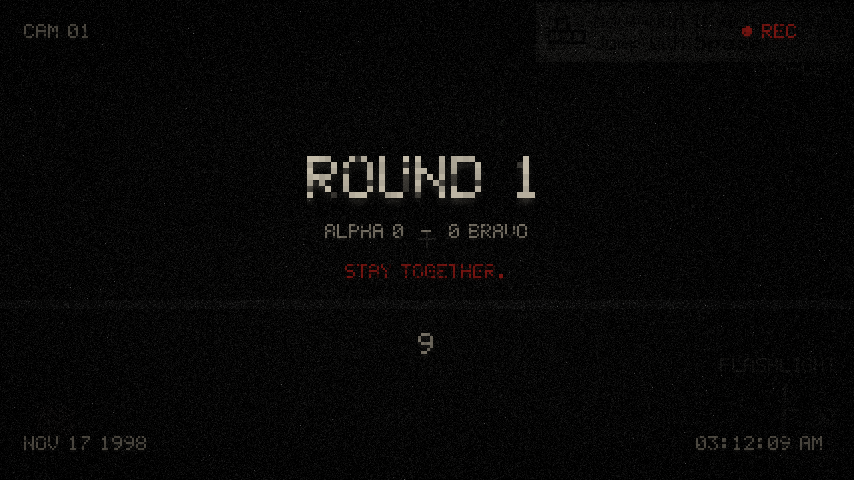
#> input picture docs/previews/horror_mock_banner.png, 854 x 480 px
$ python -i mock_horror.py   (imports and definitions only)
#> lines starting #> are read from the running program, lines starting #| are printed output that depends on the picture; after the words box and inside, x2 and y2 are one past the last pixel; in counts of white or black regions, pixels touching at a corner belong together
### tools/assets/make_gui.py
"""Generates the VHS-style GUI assets: bitmap font, round banner plate, screen overlays,
fear heart (anatomical), flashlight battery, slots and the inventory screen.

Usage: python -I tools/assets/make_gui.py <repo root>
Everything is drawn here from scratch, including the 5x7 pixel font, so no third-party fonts are used.
Previews: docs/previews/gui_*.png
"""
import json
import sys
from pathlib import Path

import numpy as np
from PIL import Image

# ---------------------------------------------------------------- 5x7 font
# Each glyph is 7 rows of 5 chars ('#' = pixel). Lowercase letters reuse the uppercase shapes.
G = {
    "A": [" ### ", "#   #", "#   #", "#####", "#   #", "#   #", "#   #"],
    "B": ["#### ", "#   #", "#   #", "#### ", "#   #", "#   #", "#### "],
    "C": [" ### ", "#   #", "#    ", "#    ", "#    ", "#   #", " ### "],
    "D": ["#### ", "#   #", "#   #", "#   #", "#   #", "#   #", "#### "],
    "E": ["#####", "#    ", "#    ", "#### ", "#    ", "#    ", "#####"],
    "F": ["#####", "#    ", "#    ", "#### ", "#    ", "#    ", "#    "],
    "G": [" ### ", "#   #", "#    ", "# ###", "#   #", "#   #", " ####"],
    "H": ["#   #", "#   #", "#   #", "#####", "#   #", "#   #", "#   #"],
    "I": [" ### ", "  #  ", "  #  ", "  #  ", "  #  ", "  #  ", " ### "],
    "J": ["  ###", "   # ", "   # ", "   # ", "   # ", "#  # ", " ##  "],
    "K": ["#   #", "#  # ", "# #  ", "##   ", "# #  ", "#  # ", "#   #"],
    "L": ["#    ", "#    ", "#    ", "#    ", "#    ", "#    ", "#####"],
    "M": ["#   #", "## ##", "# # #", "# # #", "#   #", "#   #", "#   #"],
    "N": ["#   #", "#   #", "##  #", "# # #", "#  ##", "#   #", "#   #"],
    "O": [" ### ", "#   #", "#   #", "#   #", "#   #", "#   #", " ### "],
    "P": ["#### ", "#   #", "#   #", "#### ", "#    ", "#    ", "#    "],
    "Q": [" ### ", "#   #", "#   #", "#   #", "# # #", "#  # ", " ## #"],
    "R": ["#### ", "#   #", "#   #", "#### ", "# #  ", "#  # ", "#   #"],
    "S": [" ####", "#    ", "#    ", " ### ", "    #", "    #", "#### "],
    "T": ["#####", "  #  ", "  #  ", "  #  ", "  #  ", "  #  ", "  #  "],
    "U": ["#   #", "#   #", "#   #", "#   #", "#   #", "#   #", " ### "],
    "V": ["#   #", "#   #", "#   #", "#   #", "#   #", " # # ", "  #  "],
    "W": ["#   #", "#   #", "#   #", "# # #", "# # #", "# # #", " # # "],
    "X": ["#   #", "#   #", " # # ", "  #  ", " # # ", "#   #", "#   #"],
    "Y": ["#   #", "#   #", " # # ", "  #  ", "  #  ", "  #  ", "  #  "],
    "Z": ["#####", "    #", "   # ", "  #  ", " #   ", "#    ", "#####"],
    "0": [" ### ", "#   #", "#  ##", "# # #", "##  #", "#   #", " ### "],
    "1": ["  #  ", " ##  ", "  #  ", "  #  ", "  #  ", "  #  ", " ### "],
    "2": [" ### ", "#   #", "    #", "   # ", "  #  ", " #   ", "#####"],
    "3": ["#####", "   # ", "  #  ", "   # ", "    #", "#   #", " ### "],
    "4": ["   # ", "  ## ", " # # ", "#  # ", "#####", "   # ", "   # "],
    "5": ["#####", "#    ", "#### ", "    #", "    #", "#   #", " ### "],
    "6": ["  ## ", " #   ", "#    ", "#### ", "#   #", "#   #", " ### "],
    "7": ["#####", "    #", "   # ", "  #  ", " #   ", " #   ", " #   "],
    "8": [" ### ", "#   #", "#   #", " ### ", "#   #", "#   #", " ### "],
    "9": [" ### ", "#   #", "#   #", " ####", "    #", "   # ", " ##  "],
    ".": ["     ", "     ", "     ", "     ", "     ", " ##  ", " ##  "],
    ",": ["     ", "     ", "     ", "     ", " ##  ", "  #  ", " #   "],
    ":": ["     ", " ##  ", " ##  ", "     ", " ##  ", " ##  ", "     "],
    ";": ["     ", " ##  ", " ##  ", "     ", " ##  ", "  #  ", " #   "],
    "!": ["  #  ", "  #  ", "  #  ", "  #  ", "  #  ", "     ", "  #  "],
    "?": [" ### ", "#   #", "    #", "   # ", "  #  ", "     ", "  #  "],
    "'": ["  #  ", "  #  ", " #   ", "     ", "     ", "     ", "     "],
    '"': [" # # ", " # # ", "     ", "     ", "     ", "     ", "     "],
    "-": ["     ", "     ", "     ", "#####", "     ", "     ", "     "],
    "+": ["     ", "  #  ", "  #  ", "#####", "  #  ", "  #  ", "     "],
    "=": ["     ", "     ", "#####", "     ", "#####", "     ", "     "],
    "/": ["    #", "    #", "   # ", "  #  ", " #   ", "#    ", "#    "],
    "(": ["   # ", "  #  ", " #   ", " #   ", " #   ", "  #  ", "   # "],
    ")": [" #   ", "  #  ", "   # ", "   # ", "   # ", "  #  ", " #   "],
    "[": [" ### ", " #   ", " #   ", " #   ", " #   ", " #   ", " ### "],
    "]": [" ### ", "   # ", "   # ", "   # ", "   # ", "   # ", " ### "],
    "<": ["   # ", "  #  ", " #   ", "#    ", " #   ", "  #  ", "   # "],
    ">": [" #   ", "  #  ", "   # ", "    #", "   # ", "  #  ", " #   "],
    "#": [" # # ", " # # ", "#####", " # # ", "#####", " # # ", " # # "],
    "%": ["##   ", "##  #", "   # ", "  #  ", " #   ", "#  ##", "   ##"],
    "&": [" ##  ", "#  # ", "# #  ", " #   ", "# # #", "#  # ", " ## #"],
    "*": ["     ", "  #  ", "# # #", " ### ", "# # #", "  #  ", "     "],
    "_": ["     ", "     ", "     ", "     ", "     ", "     ", "#####"],
    "|": ["  #  ", "  #  ", "  #  ", "  #  ", "  #  ", "  #  ", "  #  "],
    "@": [" ### ", "#   #", "# ###", "# # #", "# ###", "#    ", " ####"],
    "$": ["  #  ", " ####", "# #  ", " ### ", "  # #", "#### ", "  #  "],
    "^": ["  #  ", " # # ", "#   #", "     ", "     ", "     ", "     "],
    "~": ["     ", "     ", " #   ", "# # #", "   # ", "     ", "     "],
    "`": [" #   ", "  #  ", "     ", "     ", "     ", "     ", "     "],
    "\\": ["#    ", "#    ", " #   ", "  #  ", "   # ", "    #", "    #"],
    "{": ["   ##", "  #  ", "  #  ", " #   ", "  #  ", "  #  ", "   ##"],
    "}": ["##   ", "  #  ", "  #  ", "   # ", "  #  ", "  #  ", "##   "],
    # Extra camcorder symbols.
    "▶": ["#    ", "##   ", "###  ", "#### ", "###  ", "##   ", "#    "],  # play
    "●": ["     ", " ### ", "#####", "#####", "#####", " ### ", "     "],  # rec dot
    "■": ["     ", "#####", "#####", "#####", "#####", "#####", "     "],  # stop
    "♥": ["     ", " # # ", "#####", "#####", " ### ", "  #  ", "     "],  # heart
}
# Cyrillic (Russian translation, 0.8.0). Same 5x7 grid. A glyph may have 8 rows: the 8th goes into
# the descender row (Д, Ц, Щ). TOP holds a mark drawn in the top padding row (Ё, Й).
G.update({
    "А": G["A"], "В": G["B"], "Е": G["E"], "К": G["K"], "М": G["M"], "Н": G["H"], "О": G["O"],
    "Р": G["P"], "С": G["C"], "Т": G["T"], "Х": G["X"], "Ё": G["E"],
    "И": ["#   #", "#   #", "#  ##", "# # #", "##  #", "#   #", "#   #"],
    "Б": ["#####", "#    ", "#    ", "#### ", "#   #", "#   #", "#### "],
    "Г": ["#####", "#    ", "#    ", "#    ", "#    ", "#    ", "#    "],
    "Д": [" ### ", " # # ", " # # ", " # # ", " # # ", " # # ", "#####", "#   #"],
    "Ж": ["# # #", "# # #", " ### ", "  #  ", " ### ", "# # #", "# # #"],
    "З": [" ### ", "#   #", "    #", "  ## ", "    #", "#   #", " ### "],
    "Й": ["#   #", "#   #", "#  ##", "# # #", "##  #", "#   #", "#   #"],
    "Л": ["  ###", " #  #", " #  #", " #  #", " #  #", " #  #", "#   #"],
    "П": ["#####", "#   #", "#   #", "#   #", "#   #", "#   #", "#   #"],
    "У": ["#   #", "#   #", "#   #", " ####", "    #", "#   #", " ### "],
    "Ф": ["  #  ", " ### ", "# # #", "# # #", "# # #", " ### ", "  #  "],
    "Ц": ["#  # ", "#  # ", "#  # ", "#  # ", "#  # ", "#  # ", "#####", "    #"],
    "Ч": ["#   #", "#   #", "#   #", " ####", "    #", "    #", "    #"],
    "Ш": ["# # #", "# # #", "# # #", "# # #", "# # #", "# # #", "#####"],
    "Щ": ["# # #", "# # #", "# # #", "# # #", "# # #", "# # #", "#####", "    #"],
    "Ъ": ["##   ", " #   ", " #   ", " ### ", " #  #", " #  #", " ### "],
    "Ы": ["#   #", "#   #", "#   #", "##  #", "# # #", "# # #", "##  #"],
    "Ь": ["#    ", "#    ", "#    ", "#### ", "#   #", "#   #", "#### "],
    "Э": [" ### ", "#   #", "    #", " ####", "    #", "#   #", " ### "],
    "Ю": ["#  # ", "# # #", "# # #", "### #", "# # #", "# # #", "#  # "],
    "Я": [" ####", "#   #", "#   #", " ####", "  # #", " #  #", "#   #"],
    "«": ["     ", "  # #", " # # ", "# #  ", " # # ", "  # #", "     "],
    "»": ["     ", "# #  ", " # # ", "  # #", " # # ", "# #  ", "     "],
    "—": ["     ", "     ", "     ", "#####", "     ", "     ", "     "],
    "·": ["     ", "     ", "     ", "  #  ", "     ", "     ", "     "],
    "□": ["     ", "#####", "#   #", "#   #", "#   #", "#####", "     "],
    "№": ["#  # ", "## # ", "# ## ", "#  # ", "#  ##", "#  # ", "#  ##"],
})
TOP = {"Ё": " # # ", "Й": " ### "}
CYR_UP = "АБВГДЕЖЗИЙКЛМНОПРСТУФХЦЧШЩЪЫЬЭЮЯ"
for ch in "abcdefghijklmnopqrstuvwxyz":
    G[ch] = G[ch.upper()]
for ch in CYR_UP + "Ё":
    G[ch.lower()] = G[ch]
    if ch in TOP:
        TOP[ch.lower()] = TOP[ch]

CELL_W, CELL_H = 6, 9   # 5x7 glyph + 1 px spacing right, 1 px top padding, 1 px descender row
ROWS = [[chr(c) for c in range(r * 16 + 0x20, r * 16 + 0x30)] for r in range(6)]
# New symbols go after the old ones, so the worn typewriter keeps the same random ink on old glyphs.
ROWS.append(["▶", "●", "■", "♥", "«", "»", "—", "·", "□", "№", "Ё", "ё"] + ["\u0000"] * 4)
ROWS.append(list(CYR_UP[:16]))
ROWS.append(list(CYR_UP[16:]))
ROWS.append(list(CYR_UP[:16].lower()))
ROWS.append(list(CYR_UP[16:].lower()))


# [26 lines left out: functions font_sheet, font_json, not called in this run]


def text_pixels(text, color=(235, 235, 225), scale=1):
    """Render a string with the font itself (for baked texture labels and previews)."""
    w = sum((5 if ch != " " else 3) + 1 for ch in text) * scale
    img = np.zeros((9 * scale, max(1, w), 4), np.uint8)
    x = 0
    for ch in text:
        if ch == " ":
            x += 4 * scale
            continue
        g = G.get(ch, G["?"])
        for gy, line in enumerate(g):
            for gx, px in enumerate(line):
                if px == "#":
                    img[(1 + gy) * scale:(2 + gy) * scale, x + gx * scale:x + (gx + 1) * scale] = (*color, 255)
        x += 6 * scale
    return img


# [7 lines left out: function paste, not called in this run]


# ---------------------------------------------------------------- VHS helpers
rng = np.random.default_rng(1987)


# [56 lines left out: functions scanline_mask, chroma_bleed, banner_plate, scanlines, noise_tex, not called in this run]


# ---------------------------------------------------------------- fear heart (v0.5.5)
# An anatomical heart, not a valentine: dried-blood muscle, grey severed vessels with black
# lumens, a bruised vena cava, rot spots and a drip from the cut pulmonary trunk.
# 4 frames of 48x48: rest, small beat, big beat, panic (vessels swell, dark halo).
# Drawn with a tiny z-buffer of ellipsoids and tubes, lit, then cut down to fixed palettes.
HS = 48  # heart frame size


# [8 lines left out: function _bez, not called in this run]


class _Scene:
    """Tiny z-buffer: each primitive writes depth, normal, material and part id."""

    # [61 lines left out: functions __init__, _put, blob, tube, cut, not called in this run]


# Palettes, darkest -> lightest. Muscle stays in dried-blood tones; vessels are paler and
# greyer, like old meat; veins go a bruised purple-grey.
PAL = {
    0: [(28, 7, 7), (52, 12, 11), (78, 19, 16), (104, 29, 24), (128, 42, 34), (150, 64, 52)],    # ventricles
    1: [(26, 7, 8), (46, 12, 13), (68, 20, 20), (90, 30, 28), (112, 42, 38), (134, 60, 52)],    # atria (darker)
    2: [(30, 10, 10), (56, 22, 21), (82, 38, 34), (106, 54, 47), (128, 74, 63), (150, 98, 83)],  # arteries
    3: [(22, 14, 20), (38, 24, 32), (56, 36, 44), (74, 50, 58), (92, 66, 72), (112, 86, 90)],   # veins
    4: [(40, 30, 20), (70, 56, 38), (98, 82, 58), (124, 108, 80), (150, 136, 104), (172, 160, 128)],  # fat
    5: [(44, 20, 18), (68, 36, 32), (90, 54, 47), (108, 70, 61), (122, 84, 73), (136, 98, 86)],  # cut rim
    6: [(6, 2, 2)] * 6,                                                                          # lumen
}
OUTLINE = (14, 4, 4)


# [127 lines left out: functions heart_frame, heart_frames, not called in this run]


# ---------------------------------------------------------------- flashlight battery (v0.5.5)
# Four worn AA cells that die one by one: a dead cell goes black and leaks rusty acid, the last
# live one gets a dried-blood label. 5 frames of 24x24: 0, 25, 50, 75, 100 %.
BAT = 24


# [34 lines left out: function battery_frame, not called in this run]


def battery_frames():
    return np.concatenate([battery_frame(level) for level in range(5)], axis=1)


# [45 lines left out: functions slot, inventory, not called in this run]


def save(img, path):
    path.parent.mkdir(parents=True, exist_ok=True)
    Image.fromarray(img, "RGBA").save(path, optimize=True)


# ---------------------------------------------------------------- horror restyle (v0.5.1)
# Found-footage look: no neon, no colour fringes; dirty, dark, worn. All captions are drawn
# by the code, so the textures carry no text at all.

# [157 lines left out: functions horror_font_sheet, horror_font_json, vignette_tex, horror_noise_tex, horror_slot, horror_inventory and 1 more, not called in this run]


# [2 lines that do not run on import are left out]

### tools/assets/mock_horror.py
"""Mockups of the horror restyle (round banner + inventory) over real dev-client screenshots.

Usage: python -I tools/assets/mock_horror.py <repo root> <screenshot dir>
Writes docs/previews/horror_mock_banner.png and horror_mock_inventory.png.
Direction: found-footage / analog horror. Dark, dirty, quiet. No neon colours and no
red/cyan colour fringes. Off-white "bone" text that is worn and slightly ghosted, with dried-blood
red only for REC and threats, heavy vignette, grain and dust.
"""
import sys
from pathlib import Path

import numpy as np
from PIL import Image, ImageFilter

sys.path.insert(0, str(Path(__file__).parent))
import make_gui as mg  # noqa: E402

BONE = (196, 188, 170)
DIM = (120, 114, 102)
DARK = (78, 74, 66)
BLOOD = (122, 22, 18)
rng = np.random.default_rng(13)


def worn_text(text, color, scale, seed=0, wear=0.16):
    """Pixel text with eroded strokes (as if printed long ago) and a faint ghost below."""
    base = mg.text_pixels(text, color, 1)
    r = np.random.default_rng(seed)
    mask = base[..., 3] > 0
    holes = (r.random(mask.shape) < wear) & mask
    base[holes, 3] = (base[holes, 3] * 0.25).astype(np.uint8)
    # Uneven ink: some strokes darker.
    shade = 0.82 + 0.18 * r.random(mask.shape)
    base[..., :3] = (base[..., :3] * shade[..., None]).astype(np.uint8)
    img = Image.fromarray(base, "RGBA").resize((base.shape[1] * scale, base.shape[0] * scale), Image.NEAREST)
    # Ghost: a dim, blurred copy 1 px lower (smeared analog picture, not cyber chroma).
    ghost = img.copy().filter(ImageFilter.GaussianBlur(scale * 0.6))
    ga = np.asarray(ghost).copy()
    ga[..., 3] = (ga[..., 3] * 0.35).astype(np.uint8)
    out = Image.new("RGBA", (img.width, img.height + scale * 2), (0, 0, 0, 0))
    out.alpha_composite(Image.fromarray(ga), (0, scale))
    out.alpha_composite(img, (0, 0))
    return out


def grade(frame, darken=0.35, desat=0.7):
    """Darken and desaturate the game frame toward a cold, dirty grade."""
    a = np.asarray(frame.convert("RGB")).astype(float) / 255
    grey = a.mean(axis=2, keepdims=True)
    a = a * (1 - desat) + grey * desat
    a = a * darken
    a[..., 0] *= 1.02
    a[..., 2] *= 0.94
    return a


def vignette(h, w, strength=0.85, power=2.2):
    yy, xx = np.mgrid[:h, :w]
    d = np.sqrt(((xx - w / 2) / (w / 2)) ** 2 + ((yy - h / 2) / (h / 2)) ** 2) / np.sqrt(2)
    return 1 - strength * np.clip(d, 0, 1) ** power


def dust_and_grain(a, amount=0.06, specks=260, hairs=4):
    h, w = a.shape[:2]
    a = a + rng.normal(0, amount, (h, w, 1))
    for _ in range(specks):
        y, x = rng.integers(0, h), rng.integers(0, w)
        a[y, x] = a[y, x] * 0.3 if rng.random() < 0.7 else a[y, x] + 0.25
    for _ in range(hairs):  # thin film-hair scratches
        x = rng.integers(0, w)
        y0 = rng.integers(0, h // 2)
        for y in range(y0, min(h, y0 + rng.integers(40, 160))):
            x = int(np.clip(x + rng.integers(-1, 2), 0, w - 1))
            a[y, x] = a[y, x] * 0.35
    return np.clip(a, 0, 1)


def to_img(a):
    return Image.fromarray((np.clip(a, 0, 1) * 255).astype(np.uint8), "RGB").convert("RGBA")


def paste_center(canvas, im, cx, y):
    canvas.alpha_composite(im, (int(cx - im.width / 2), int(y)))


# [19 lines left out: function banner, not called in this run]


def inventory(bg_path, out):
    W, H = 854, 480
    bg = Image.open(bg_path).resize((W, H))
    a = grade(bg, darken=0.30, desat=0.75)
    a *= vignette(H, W, 0.75, 2.0)[..., None]
    # The panel: a dirty, water-stained dark sheet with an uneven worn edge, no bright frame.
    pw, ph = 504, 300
    x0, y0 = (W - pw) // 2, (H - ph) // 2
    yy, xx = np.mgrid[:ph, :pw]
    edge = np.minimum.reduce([xx, yy, pw - 1 - xx, ph - 1 - yy]).astype(float)
    jag = mg.value_noise if hasattr(mg, "value_noise") else None
    wob = rng.random((ph, pw)) * 3
    inside = edge + wob > 3
    stain = np.asarray(Image.fromarray((rng.random((12, 20)) * 255).astype(np.uint8)).resize((pw, ph), Image.BICUBIC)) / 255
    panel = np.zeros((ph, pw, 3))
    panel[:] = (0.095, 0.086, 0.072)
    panel *= (0.8 + 0.4 * stain)[..., None]
    panel += rng.normal(0, 0.018, (ph, pw, 1))
    # Darker rim, like old cardboard soaked at the edges.
    rim = np.clip(1 - edge / 22, 0, 1)
    panel *= (1 - 0.55 * rim)[..., None]
    region = a[y0:y0 + ph, x0:x0 + pw]
    region[inside] = region[inside] * 0.15 + panel[inside] * 0.85
    a = dust_and_grain(a, 0.03, 380, 3)
    c = to_img(a)
    c.alpha_composite(worn_text("PERSONAL EFFECTS", BONE, 2, 11, 0.16), (x0 + 18, y0 + 14))
    c.alpha_composite(worn_text("ITEMS ON THE BODY", DARK, 2, 12, 0.1), (x0 + 18, y0 + 38))
    c.alpha_composite(worn_text("● REC", BLOOD, 1, 13, 0.08), (x0 + pw - 60, y0 + 16))
    # Player "photo": a faded ID photo with a height chart behind, slightly tilted feel.
    px0, py0, pw2, ph2 = x0 + 18, y0 + 66, 100, 196
    photo = Image.open(Path(bg_path).parent / "36_inv.png").crop((196, 128, 292, 326)).resize((pw2, ph2))
    pa = grade(photo, 0.62, 0.9) * 0.95 + np.array([0.07, 0.06, 0.04])
    for k in range(0, ph2, 12):  # height chart lines
        pa[k, :] = pa[k, :] * 0.6 + 0.08
    pa = dust_and_grain(pa, 0.03, 60, 1)
    ph_img = to_img(pa)
    c.alpha_composite(ph_img, (px0, py0))
    c.alpha_composite(worn_text("SUBJECT", DARK, 2, 14, 0.1), (px0, py0 + ph2 + 6))
    # Slots: recessed dark squares with a dim worn bone outline.
    sx0, sy0, pitch = x0 + 140, y0 + 80, 36
    for r in range(2):
        for k in range(10):
            sx, sy = sx0 + k * pitch, sy0 + r * pitch
            box = np.zeros((32, 32, 4), np.uint8)
            box[..., :3] = (10, 9, 8)
            box[..., 3] = 235
            outline = np.zeros((32, 32), bool)
            outline[0, :] = outline[-1, :] = outline[:, 0] = outline[:, -1] = True
            worn = rng.random((32, 32)) < 0.35
            box[outline & ~worn, :3] = (70, 66, 58)
            box[1, 1:-1, :3] = (4, 4, 3)  # inner shadow: recessed
            box[1:-1, 1, :3] = (4, 4, 3)
            c.alpha_composite(Image.fromarray(box), (sx, sy))
            if r == 0 and k < 9:
                c.alpha_composite(worn_text(str(k + 1), DARK, 2, 20 + k, 0.05), (sx + 2, sy - 20))
    # Item placeholder in slot 1 (the flashlight icon from the mod).
    try:
        icon = Image.open(sys.argv[1] + "/src/main/resources/assets/bodycamhorror/textures/item/flashlight.png").convert("RGBA").resize((32, 32), Image.NEAREST)
        ia = np.asarray(icon).copy()
        ia[..., :3] = (ia[..., :3] * 0.75).astype(np.uint8)
        c.alpha_composite(Image.fromarray(ia), (sx0, sy0))
    except OSError:
        pass
    c.alpha_composite(worn_text("SHIFT+CLICK MOVE   Q DROP", DARK, 2, 30, 0.08), (sx0, sy0 + 2 * pitch + 12))
    c.alpha_composite(worn_text("THEY WILL FIND WHAT YOU LEAVE.", (110, 28, 24), 2, 31, 0.2), (sx0, y0 + ph - 34))
    c.convert("RGB").save(out)


# [7 lines left out: function main, not called in this run]


# [2 lines not run here, left out]

>>> result = inventory('../../docs/previews/horror_mock_banner.png', 'out.png')
#> in inventory, bg is the input picture: PIL image 854x480 RGB; mean R, G, B 7.7, 7.4, 7
#> in inventory, `region = a[y0:y0 + ph, x0:x0 + pw]`:
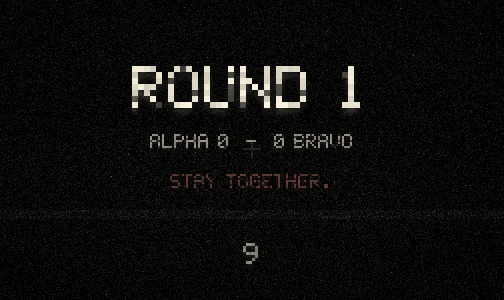
#> region: shape (300, 504, 3) float64; mean R, G, B 0.0118, 0.0114, 0.0105; drawn with min black and max white
#> in inventory, `region[inside] = region[inside] * 0.15 + panel[inside] * 0.85`:
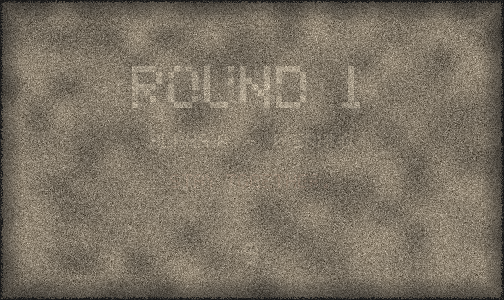
#> region: shape (300, 504, 3) float64; mean R, G, B 0.0776, 0.0703, 0.0591; drawn with min black and max white
#> in dust_and_grain, `a = a + rng.normal(0, amount, (h, w, 1))`:
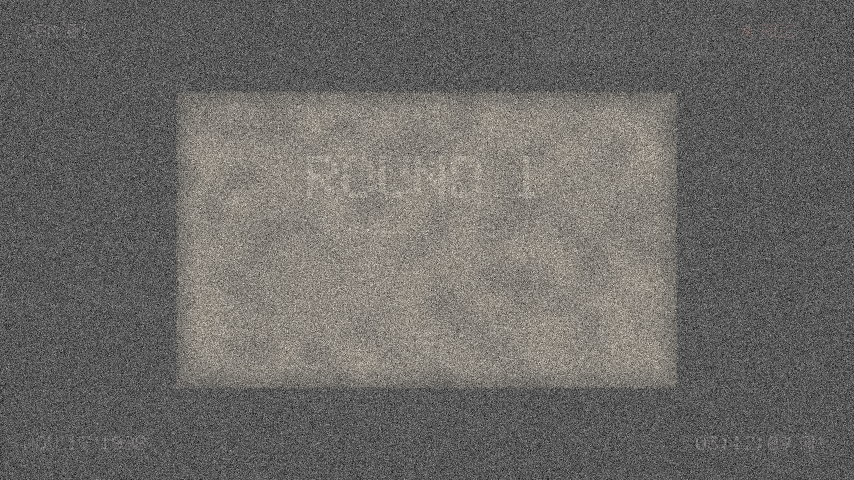
#> a: shape (480, 854, 3) float64; mean of channels 0, 1, 2 0.0314, 0.0287, 0.0243; drawn with min black and max white
#> after the loop in dust_and_grain, `for _ in range(specks):`:
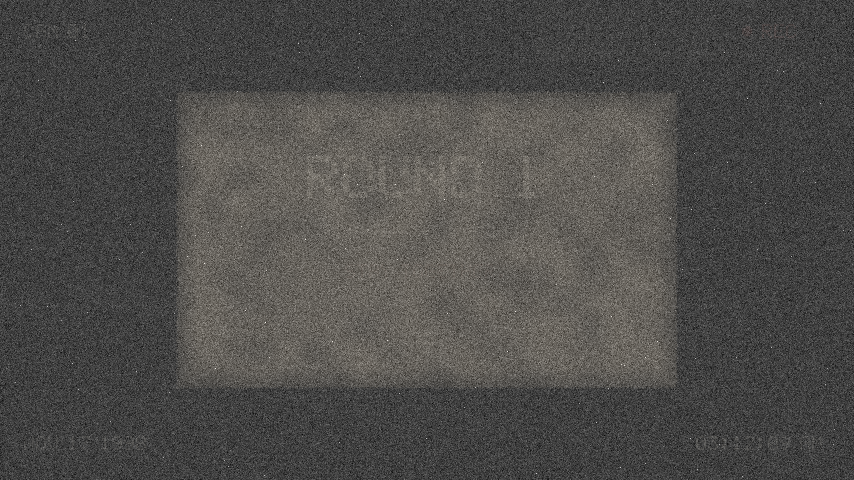
#> a: shape (480, 854, 3) float64; 0.09% of pixels changed, all inside (x1, y1, x2, y2) = (8, 1, 851, 478); drawn with min black and max white
#> after the loop in dust_and_grain, `for _ in range(hairs):`: a: shape (480, 854, 3) float64; 0.05% of pixels changed, all inside (x1, y1, x2, y2) = (556, 7, 797, 113)
#> in worn_text, `out = Image.new("RGBA", (img.width, img.height + scale * 2), (0, 0, 0,..`: out: PIL image 188x22 RGBA; every value is 0
#> call 2 of worn_text, with text = 'ITEMS ON THE BODY', color = (78, 74, 66), scale = 2, seed = 12, wear = 0.1
#> in worn_text (call 2), `img = Image.fromarray(base, "RGBA").resize((base.shape[1] * scale, bas..`:
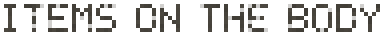
#> img: PIL image 192x18 RGBA (shown 2 times larger); mean R, G, B, A 17.6, 16.7, 14.9, 57.8; transparent parts drawn white
#> in worn_text (call 2), `ghost = img.copy().filter(ImageFilter.GaussianBlur(scale * 0.6))`:
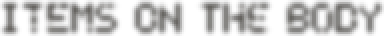
#> ghost: PIL image 192x18 RGBA (shown 2 times larger); mean R, G, B, A 17.5, 16.6, 14.8, 57.8; transparent parts drawn white
#> in worn_text (call 2), `out = Image.new("RGBA", (img.width, img.height + scale * 2), (0, 0, 0,..`: out: PIL image 192x22 RGBA; every value is 0
#> in worn_text (call 2), `out.alpha_composite(img, (0, 0))`:
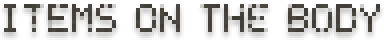
#> out: PIL image 192x22 RGBA (shown 2 times larger); mean R, G, B, A 22.7, 21.5, 19.2, 57.3; transparent parts drawn white
#> (the run stopped early here; a loop or call above may not have finished)
